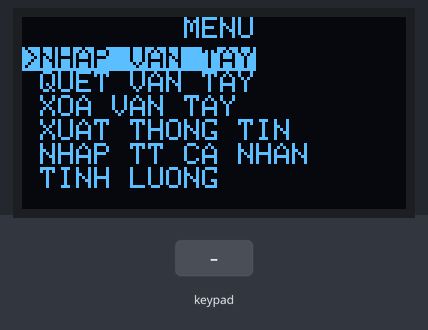
Bench run of a sketch on a simulated Arduino Uno, built with avr-gcc and run on an emulated ATmega328P. Shown: 128×64 one-colour display. Inputs (shaded band) come from the test bench.

Above: at 4.2 s.
4.3 s: key 'B' pressed
At 5.5 s:
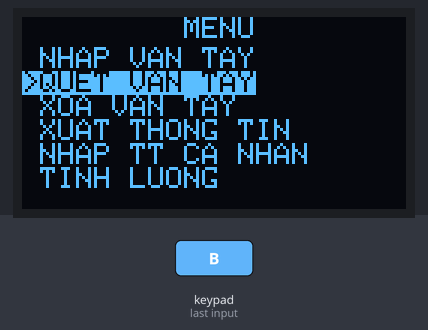
5.8 s: key 'C' pressed
At 6.4 s:
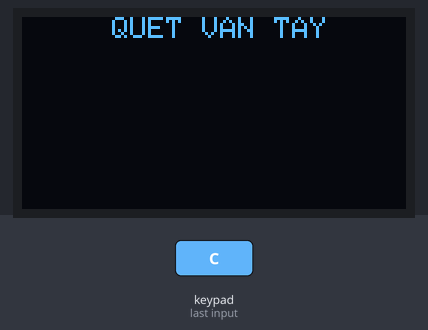
7.3 s: key 'B' pressed
At 7.8 s:
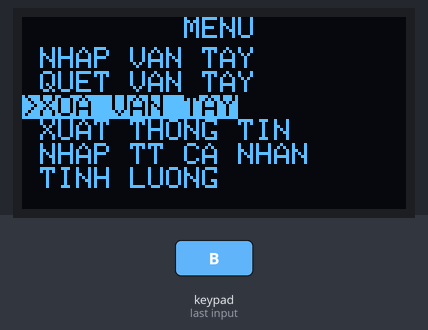
8.8 s: key 'C' pressed
At 9.7 s:
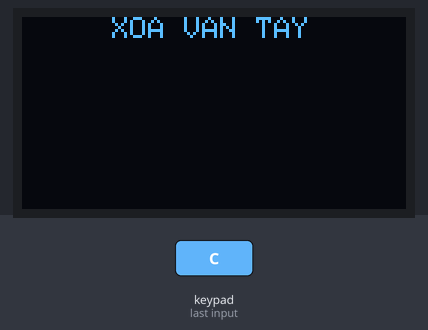
10.3 s: key 'B' pressed
At 11.5 s:
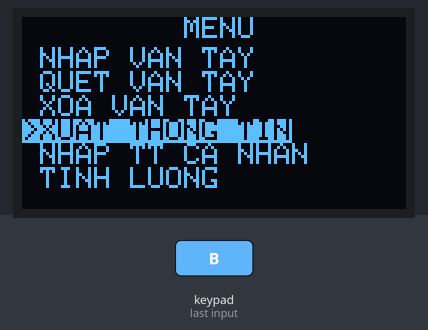
11.8 s: key 'C' pressed
At 12.2 s:
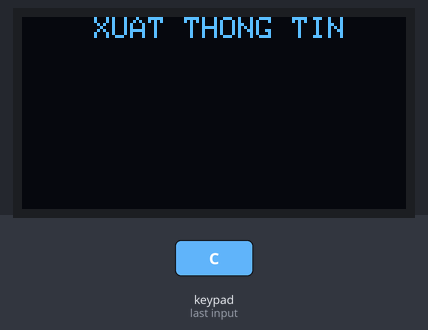
Timing chart, 0 to 14.3 s (numbered marks = the images above; inputs shaded):
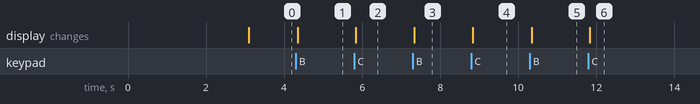

Measured:
- after the input at 4.3 s, the display: changes after 0.05 s (image 1)
- after the input at 5.8 s, the display: changes at once (image 2)
- after the input at 7.3 s, the display: changes at once (image 3)
- after the input at 8.8 s, the display: changes at once (image 4)
- after the input at 10.3 s, the display: changes after 0.05 s (image 5)
- after the input at 11.8 s, the display: changes at once (image 6)

The sketch:

keypad-i2c_oled.ino
```cpp
#include <Keypad.h>
#include <Keypad_I2C.h>
#include <SPI.h>
#include <Wire.h>
#include <Adafruit_GFX.h>
#include <Adafruit_SSD1306.h>

#define SCREEN_WIDTH 128  // OLED display width, in pixels
#define SCREEN_HEIGHT 64  // OLED display height, in pixels
#define OLED_RESET 4
#define I2CADDR 0x38

Adafruit_SSD1306 display(SCREEN_WIDTH, SCREEN_HEIGHT, &Wire, OLED_RESET);

const byte numRows = 4;  // số lượng hàng trên keypad
const byte numCols = 4;  // số lượng cột trên keypad

// sử dụng keypad để điều khiển menu
char customKey;
int currentMenuItem = 0;
bool menuMode = true;
bool itemSelected = false;
bool redrawMenu = true;
const byte numMenuItems = 6;
char menuItems[numMenuItems][20] = {
  "NHAP VAN TAY",
  "QUET VAN TAY",
  "XOA VAN TAY",
  "XUAT THONG TIN",
  "NHAP TT CA NHAN",
  "TINH LUONG"
};

// ánh xạ phím nhấn với các giá trị chữ cái và số
char keymap[numRows][numCols] = {
  { '1', '2', '3', 'A' },
  { '4', '5', '6', 'B' },
  { '7', '8', '9', 'C' },
  { '*', '0', '#', 'D' }
};

// phím được gán trên các hàng và cột
byte rowPins[numRows] = {7,6,5,4};  // các hàng từ 0 đến 3
byte colPins[numCols] = {3,2,1,0};  // các cột từ 0 đến 3

// khởi tạo Keypad
Keypad_I2C customKeypad( makeKeymap(keymap), rowPins, colPins, numRows, numCols, I2CADDR);

// các hàm thực thi
void showSplash() {
  String splashString = "MAY CHAM CONG";
  display.clearDisplay();
  display.setTextSize(1);
  display.setTextColor(WHITE);
  display.setCursor(0, 0);
  display.setCursor(64 - (splashString.length() * 3), 0);
  display.print(splashString);
  display.setTextSize(1);
  splashString = "by";
  display.setCursor(64 - (splashString.length() * 5), 16);
  display.print(splashString);
  display.setTextSize(1);
  splashString = "Khanh Hoang";
  display.setCursor(64 - (splashString.length() * 3), 32);
  display.print(splashString);
   display.setTextSize(1);
  splashString = "&";
  display.setCursor(64 - (splashString.length() * 5), 43);
  display.print(splashString);
  display.setTextSize(1);
  splashString = "Viet Hoang";
  display.setCursor(64 - (splashString.length() * 3), 53);
  display.print(splashString);
  display.display();
  delay(3000);
}

void showMenu() {
  display.clearDisplay();
  display.setTextSize(1);
  display.setTextColor(WHITE);
  display.setCursor(0, 0);
  display.print("         MENU");
  display.setCursor(0, 10);
  for (int i = 0; i < numMenuItems; i++) {
    if (currentMenuItem == i) {
      display.setTextColor(BLACK, WHITE);
      display.print(">");
    } else {
      display.setTextColor(WHITE);
      display.print(" ");
    }
    display.print(menuItems[i]);
    display.println();
  }
  display.display();
  redrawMenu = false;
}

void selectMenuItem() {
  itemSelected = true;
  switch (currentMenuItem) {
    case 0:
      // Thực hiện nhập vân tay
      display.clearDisplay();
      display.setTextSize(1);
      display.setTextColor(WHITE);
      display.setCursor(0, 0);
      display.print("     NHAP VAN TAY");

      display.display();
      break;
    case 1:
      // Thực hiện quét vân tay
      display.clearDisplay();
      display.setTextSize(1);
      display.setTextColor(WHITE);
      display.setCursor(0, 0);
      display.print("     QUET VAN TAY");

      display.display();
      break;
    case 2:
      // Thực hiện xoá vân tay
      display.clearDisplay();
      display.setTextSize(1);
      display.setTextColor(WHITE);
      display.setCursor(0, 0);
      display.print("     XOA VAN TAY");

      display.display();
      break;
    case 3:
      // Thực hiện xuất thông tin
      display.clearDisplay();
      display.setTextSize(1);
      display.setTextColor(WHITE);
      display.setCursor(0, 0);
      display.print("    XUAT THONG TIN");

      display.display();
      break;
    case 4:
      // Thực hiện tính lương
      display.clearDisplay();
      display.setTextSize(1);
      display.setTextColor(WHITE);
      display.setCursor(0, 0);
      display.print("   NHAP TT CA NHAN");

      display.display();
      break;
    case 5:
      // Thực hiện nhập thông tin cá nhân
      display.clearDisplay();
      display.setTextSize(1);
      display.setTextColor(WHITE);
      display.setCursor(0, 0);
      display.print("      TINH LUONG");

      display.display();
      break;
  }
}

void setup() {
  Wire.begin();
  customKeypad.begin( );
  // khởi tạo màn hình OLED
  display.begin(SSD1306_SWITCHCAPVCC, 0x3C);
  showSplash();

}

void loop() {
  // đọc phím nhấn từ keypad
  customKey = customKeypad.getKey();

  // điều khiển menu
  if (menuMode) {
    if (redrawMenu) {
      showMenu();
    }
    if (customKey) {
      switch (customKey) {
        case 'A':
          if (currentMenuItem > 0) {
            currentMenuItem--;
            redrawMenu = true;
          }
          break;
        case 'B':
          if (currentMenuItem < numMenuItems - 1) {
            currentMenuItem++;
            redrawMenu = true;
          }
          break;
        case 'C':
          selectMenuItem();
          break;
        case 'D':
          menuMode = true;
          redrawMenu = true;
          break;
      }
    }
  } else {
    // quay trở lại menu nếu đã hoàn thành chức năng
    if (itemSelected) {
      menuMode = true;
      itemSelected = false;
      redrawMenu = true;
    }
  }
}
```
